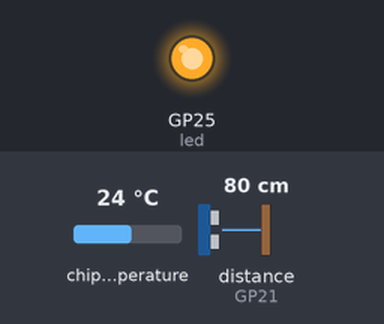
Bench run of a program on a simulated Raspberry Pi Pico running MicroPython. Shown: output pins drawn as LEDs (lit = HIGH). The test bench sets the inputs (shaded band); at power-on: chip temperature 24 °C, distance to the obstacle (sensor on GP21) 80 cm. The echo pulse lasts 58.3 µs per cm; WiFi joins after 1.5 s; no MQTT or app messages arrive unless stated; pins used as bus, display or sensor lines are not drawn; what the program prints to the serial console is not drawn.

Above: at 3.1 s.
At 5.6 s:
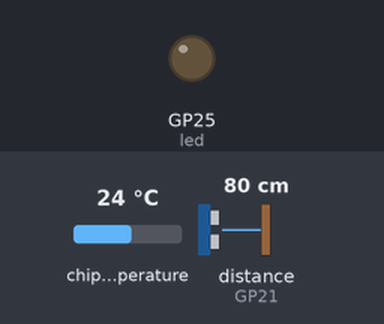
Timing chart, 0 to 8.7 s (numbered marks = the images above):
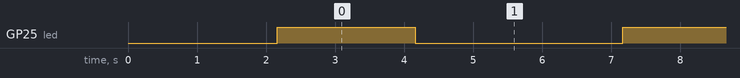

Measured:
- by itself, GP25 (led): alternates HIGH for 2.0 s and LOW for 3.0 s

The program:

main.py
```python
import json
import network
import time
import ujson
import machine
from math import sin
from umqtt.simple import MQTTClient
from machine import ADC
from machine import Pin
import utime
trigger = Pin(20, Pin.OUT)
echo = Pin(21, Pin.IN)

# Internal temperature sensor is connected to ADC channel 4
temp_sensor = ADC(4)

def read_internal_temperature():
    # Read the raw ADC value
    adc_value = temp_sensor.read_u16()

    # Convert ADC value to voltage
    voltage = adc_value * (3.3 / 65535.0)

    # Temperature calculation based on sensor characteristics
    temperature_celsius = 27 - (voltage - 0.706) / 0.001721

    return temperature_celsius

def celsius_to_fahrenheit(temp_celsius):
    temp_fahrenheit = temp_celsius * (9/5) + 32
    return temp_fahrenheit

def connect_to_mqtt(mqtt_client_id, mqtt_host, mqtt_username, mqtt_password):
    mqtt_client = MQTTClient(
        client_id=mqtt_client_id,
        server=mqtt_host,
        user=mqtt_username,
        password=mqtt_password)
    mqtt_client.connect()
    return mqtt_client

led = machine.Pin("LED", machine.Pin.OUT)

with open('secrets.json') as fp:
    secrets = ujson.loads(fp.read())

# Fill in your WiFi network name (ssid) and password here:
wifi_ssid = secrets['wifi']['ssid']
wifi_password = secrets['wifi']['password']

# Connect to WiFi (loop indefinitely until connected)
wlan = network.WLAN(network.STA_IF)
wlan.active(True)
while (wlan.isconnected() == False):
    print('Attempting to connect to WiFi...')
    try:
        wlan.connect(wifi_ssid, wifi_password)
    except Exception as e:
        print(f"WiFi connect exception: {e}")

    # Wait up to 10 seconds for connection
    for _ in range(10):
        if wlan.isconnected() == True:
            break
        time.sleep(1)

    if wlan.isconnected() == False:
        print('WiFi not connected, retrying...')
        # Disconnect to reset state before next attempt
        try:
            wlan.disconnect()
        except Exception as e:
            print(f"WiFi disconnect exception: {e}")

        time.sleep(5)  # Always wait before next attempt

print("Connected to WiFi")

mqtt_host = secrets['mqtt']['host']
mqtt_username = secrets['mqtt']['username']
mqtt_password = secrets['mqtt']['password']
mqtt_publish_topic = "/sh/water-pump"  # The MQTT topic for your broker in Home Assistant

# Enter a random ID for this MQTT Client
# It needs to be globally unique across all of Adafruit IO.
mqtt_client_id = secrets['mqtt']['clientid']
mqtt_tank_id = secrets['mqtt']['tankid']

if wlan.isconnected() == True:
    mqtt_client = connect_to_mqtt(mqtt_client_id, mqtt_host, mqtt_username, mqtt_password)

while True:
    try:
        # Reading and printing the internal temperature
        temperatureC = read_internal_temperature()
        temperatureF = celsius_to_fahrenheit(temperatureC)
        print("Internal Temperature:", temperatureC, "°C")
        # print("Internal Temperature:", temperatureF, "°F")

        # Publish the data to the topic!
        mqtt_client.publish(mqtt_publish_topic, str(temperatureC))

        # Get tank water level - ADD TIMEOUT PROTECTION
        trigger.low()
        utime.sleep_us(2)
        trigger.high()
        utime.sleep_us(5)
        trigger.low()

        # Timeout protection for echo start (CRITICAL FIX)
        timeout_start = utime.ticks_us()
        distance = -1  # Default to error value

        timeout_occurred = False
        while echo.value() == 0:
            signaloff = utime.ticks_us()
            if utime.ticks_diff(signaloff, timeout_start) > 30000:  # 30ms timeout
                print("Ultrasonic timeout - no echo")
                timeout_occurred = True
                break

        if not timeout_occurred:
            # Timeout protection for echo end (CRITICAL FIX)
            timeout_start = utime.ticks_us()
            while echo.value() == 1:
                signalon = utime.ticks_us()
                if utime.ticks_diff(signalon, timeout_start) > 30000:  # 30ms timeout
                    print("Ultrasonic timeout - echo stuck high")
                    timeout_occurred = True
                    break

            if not timeout_occurred:
                timepassed = signalon - signaloff
                distance = (timepassed * 0.0343) / 2

        print("The distance from object is ",distance,"cm")
        mqtt_client.publish("/sh/water-distance", json.dumps({"ClientId": mqtt_client_id, "TankId": mqtt_tank_id, "Distance": distance, "Unit": "cm"}))

        led.value(1)
        time.sleep(2)
        led.value(0)

    except Exception as e:
        print(f'Failed to publish message: {e}')
        led.value(0)
        try:
            wlan.disconnect()
            wlan.connect(wifi_ssid, wifi_password)
        except Exception as e:
            print(f'Failed to connect to WiFi: {e}')

        count = 0
        while (wlan.isconnected() == False) and (count != 10):
            print('Waiting for connection...')
            count+=1
            print(f'count: {count}')
            time.sleep(1)
        if wlan.isconnected() == True:
            print("Connected to WiFi")
        try:
            # FIX: Disconnect old MQTT client before creating new one
            try:
                mqtt_client.disconnect()
            except:
                pass
            mqtt_client = connect_to_mqtt(mqtt_client_id, mqtt_host, mqtt_username, mqtt_password)
            time.sleep(1)
        except Exception as e:
            print(f'Failed to connect to mqtt: {e}')
    finally:
        # Delay a bit to avoid hitting the rate limit
        time.sleep(3)
```
